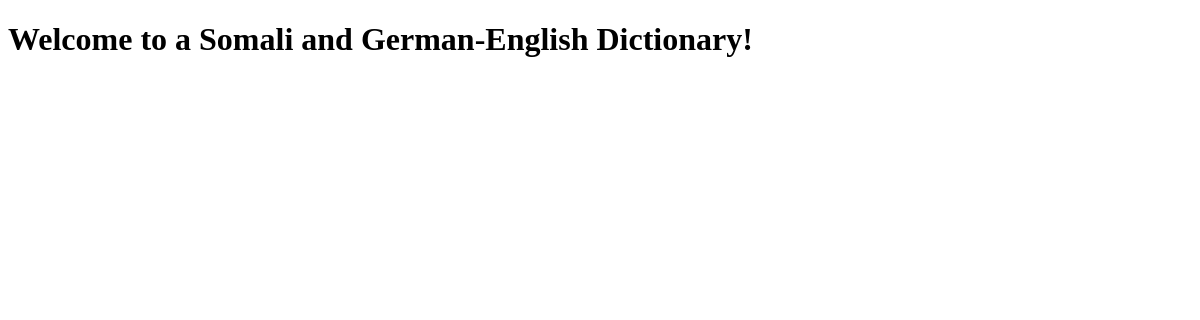
/dictionary/, run on an earlier commit of the app's database.
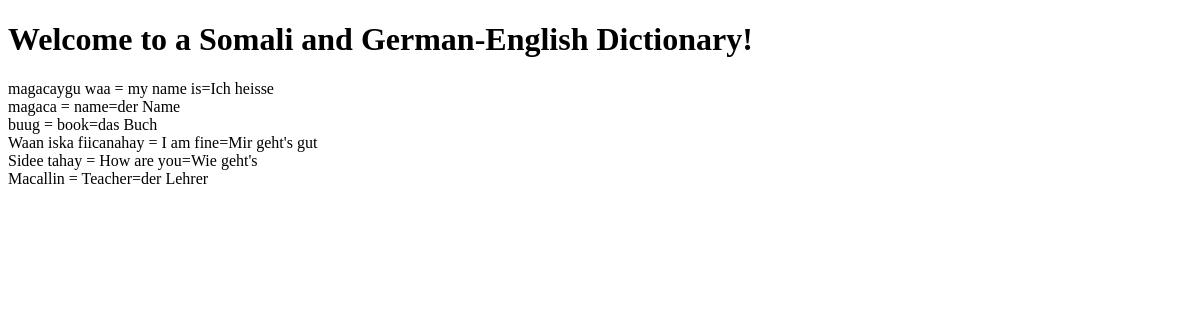
And on a later commit of the database.
### dictionary/models.py (models this page shows)
class Somali_German_Dictionary(models.Model):
    somali =  models.CharField('Somali',max_length=100,null=False)
    english =  models.CharField('English',max_length=100,null=True,blank=True)
    German =  models.CharField('German',max_length=100,null=True,blank=True)
    def __str__(self):
        return (self.somali + " = " + self.english + "=" + str(self.German))

### dictionary/views.py (the view)
def index(request):
    all_words = SD.objects.all().order_by('-somali', '-German')
    context = {'dictionary': all_words }
    return render(request,'dictionary/index.html',context)

### dictionary/templates/dictionary/index.html (shortened to what this page needs)
<!DOCTYPE html>
<html lang="en">
<head>
</head>
<body>
<h1>Welcome to a Somali and German-English Dictionary!</h1>
{% for entry in dictionary %}
    {{ entry }}<br/>
{% endfor %}
</body>
</html>

What changed in the data, as far as the page shows it:
added Somali_German_Dictionary: somali+english+German "magacaygu waa = my name is=Ich heisse"
added Somali_German_Dictionary: somali+english+German "magaca = name=der Name"
added Somali_German_Dictionary: somali+english+German "buug = book=das Buch"
added Somali_German_Dictionary: somali+english+German "Waan iska fiicanahay = I am fine=Mir geht's gut"
added Somali_German_Dictionary: somali+english+German "Sidee tahay = How are you=Wie geht's"
added Somali_German_Dictionary: somali+english+German "Macallin = Teacher=der Lehrer"
